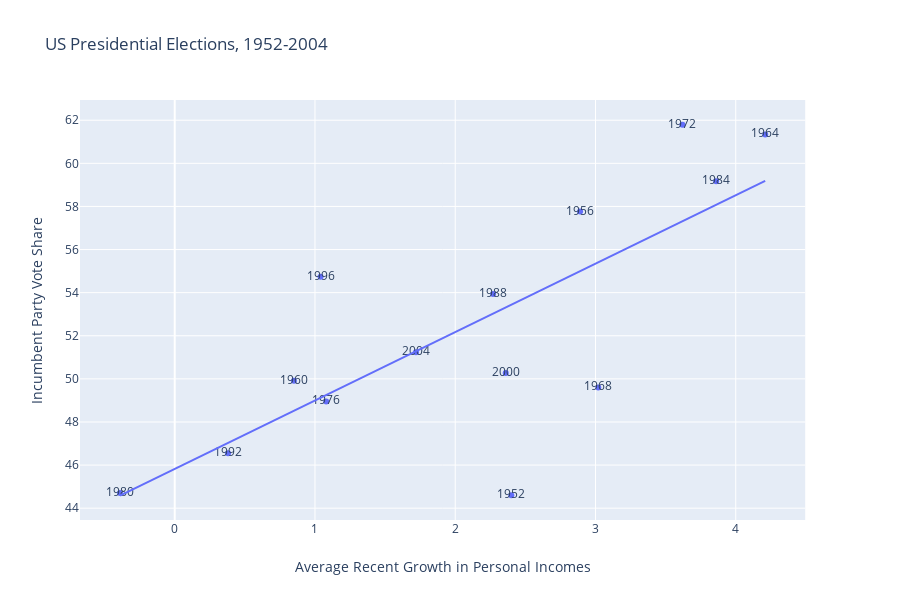

Source (notebook cell):
### Markdown cell above
Make a scatterplot of the relationship between 1 feature and the target.

We'll use an economic feature: Average Recent Growth in Personal Incomes. ("Bread")

### Code cell
import pandas as pd
import plotly.express as px

px.scatter(
    train,
    x='Average Recent Growth in Personal Incomes',
    y='Incumbent Party Vote Share',
    text='Year',
    title='US Presidential Elections, 1952-2004',
    trendline='ols',  # Ordinary Least Squares
)

### Figure 1 — Plotly figure (JSON) as saved in the notebook; plotly's stock layout.template omitted (floating-point values rounded to 4 significant figures)
{"data": [{"hoverlabel": {"namelength": 0}, "hovertemplate": "Average Recent Growth in Personal Incomes=%{x}<br>Incumbent Party Vote Share=%{y}<br>Year=%{text}", "legendgroup": "", "marker": {"color": "#636efa", "symbol": "circle"}, "mode": "markers+text", "name": "", "showlegend": false, "text": [1952, 1956, 1960, 1964, 1968, 1972, 1976, 1980, 1984, 1988, 1992, 1996, 2000, 2004], "type": "scatter", "x": [2.4, 2.89, 0.85, 4.21, 3.02, 3.62, 1.08, -0.39, 3.86, 2.27, 0.38, 1.04, 2.36, 1.72], "xaxis": "x", "y": [44.6, 57.76, 49.91, 61.34, 49.6, 61.79, 48.95, 44.7, 59.17, 53.94, 46.55, 54.74, 50.27, 51.24], "yaxis": "y"}, {"hoverlabel": {"namelength": 0}, "hovertemplate": "<b>OLS trendline</b><br>Incumbent Party Vote Share = 3.174086 * Average Recent Growth in Personal Incomes + 45.823395<br>R<sup>2</sup>=0.566391<br><br>Average Recent Growth in Personal Incomes=%{x}<br>Incumbent Party Vote Share=%{y} <b>(trend)</b>", "legendgroup": "", "marker": {"color": "#636efa", "symbol": "circle"}, "mode": "lines", "name": "", "showlegend": false, "type": "scatter", "x": [-0.39, 0.38, 0.85, 1.04, 1.08, 1.72, 2.27, 2.36, 2.4, 2.89, 3.02, 3.62, 3.86, 4.21], "xaxis": "x", "y": [44.59, 47.03, 48.52, 49.12, 49.25, 51.28, 53.03, 53.31, 53.44, 55.0, 55.41, 57.31, 58.08, 59.19], "yaxis": "y"}], "layout": {"height": 600, "legend": {"tracegroupgap": 0}, "title": {"text": "US Presidential Elections, 1952-2004"}, "xaxis": {"anchor": "y", "domain": [0, 0.98], "title": {"text": "Average Recent Growth in Personal Incomes"}}, "yaxis": {"anchor": "x", "domain": [0, 1], "title": {"text": "Incumbent Party Vote Share"}}}}
